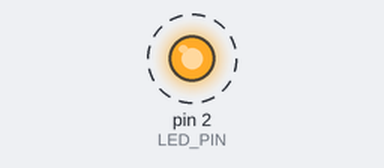
Bench run of a sketch on a simulated Arduino Uno, built with avr-gcc and run on an emulated ATmega328P. On the bench: output pins drawn as LEDs (lit = HIGH). Dashed ring = blinking.

Above: at 0.5 s.
Timing chart, 0 to 4.6 s (numbered marks = the images above):
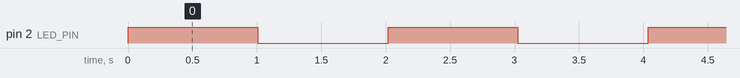

Measured:
- by itself, pin 2 (LED_PIN): alternates HIGH for 1.0 s and LOW for 1.0 s

The sketch:

serial.ino
```cpp
/*
This is a sample script to allow for an atMega chip to communicate over RX/TX
This sample was testing with a ELEGOO UNO R3

NOTES:
1. Ensure atmega RX is connected to the RX arduino pin
2. Ensure atmega RT is connected to the TX arduino pin
3. Ensure arduino is set as arduinoISP (not as ISP!)
*/

#include <SoftwareSerial.h>

#define RX    0   // (PCINT16/RXD) PD0
#define TX    1   // (PCINT17/TXD) PD1
#define LED_PIN  2 // *** (PCINT18/INT0) PD2 ***///

SoftwareSerial Monitor(RX, TX);

void setup() {

Monitor.begin(9600);
    pinMode(2, OUTPUT);
    pinMode(TX, OUTPUT);
    pinMode(RX, INPUT);
}

void loop() {
  digitalWrite(2, HIGH);
  Monitor.println("LED on");
  delay(1000);
  digitalWrite(2, LOW);
  Monitor.println("LED off");
  delay(1000);
}
```
